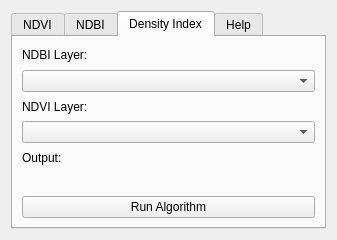
<?xml version="1.0" encoding="UTF-8"?>
<ui version="4.0">
 <class>BluitUpDensityDialogBase</class>
 <widget class="QDialog" name="BluitUpDensityDialogBase">
  <property name="geometry">
   <rect>
    <x>0</x>
    <y>0</y>
    <width>337</width>
    <height>213</height>
   </rect>
  </property>
  <property name="windowTitle">
   <string>Built-Up Density</string>
  </property>
  <layout class="QVBoxLayout" name="verticalLayout_3">
   <item>
    <widget class="QTabWidget" name="tabWidget">
     <property name="currentIndex">
      <number>2</number>
     </property>
     <widget class="QWidget" name="NDVI">
      <attribute name="title">
       <string>NDVI</string>
      </attribute>
      <layout class="QVBoxLayout" name="verticalLayout">
       <item>
        <widget class="QLabel" name="NDVILabel_input_nir">
         <property name="toolTip">
          <string>&lt;html&gt;&lt;head/&gt;&lt;body&gt;&lt;p&gt;Near Infrared Band (depending on what satellite is used)&lt;/p&gt;&lt;/body&gt;&lt;/html&gt;</string>
         </property>
         <property name="whatsThis">
          <string>&lt;html&gt;&lt;head/&gt;&lt;body&gt;&lt;p&gt;HI what&lt;br/&gt;&lt;/p&gt;&lt;/body&gt;&lt;/html&gt;</string>
         </property>
         <property name="text">
          <string>Input NIR:</string>
         </property>
         <property name="textFormat">
          <enum>Qt::AutoText</enum>
         </property>
        </widget>
       </item>
       <item>
        <widget class="QgsMapLayerComboBox" name="NDVImcb_input_NIR"/>
       </item>
       <item>
        <widget class="QLabel" name="NDVILabel_input_red">
         <property name="toolTip">
          <string>&lt;html&gt;&lt;head/&gt;&lt;body&gt;&lt;p&gt;Red Band (depending on what satellite is used)&lt;/p&gt;&lt;/body&gt;&lt;/html&gt;</string>
         </property>
         <property name="text">
          <string>Input RED:</string>
         </property>
         <property name="textFormat">
          <enum>Qt::AutoText</enum>
         </property>
        </widget>
       </item>
       <item>
        <widget class="QgsMapLayerComboBox" name="NDVImcb_input_RED"/>
       </item>
       <item>
        <widget class="QLabel" name="NDVILabel_input_vector">
         <property name="toolTip">
          <string>&lt;html&gt;&lt;head/&gt;&lt;body&gt;&lt;p&gt;you can add vector layer for cliping the raster layer, so you can work focusly on area that you want&lt;/p&gt;&lt;/body&gt;&lt;/html&gt;</string>
         </property>
         <property name="text">
          <string>Vector for Cliping Raster (optional):</string>
         </property>
        </widget>
       </item>
       <item>
        <widget class="QgsFileWidget" name="NDVIFile_vector"/>
       </item>
       <item>
        <widget class="QLabel" name="NDVILable_output">
         <property name="toolTip">
          <string>&lt;html&gt;&lt;head/&gt;&lt;body&gt;&lt;p&gt;Select directory where the output will be saved&lt;/p&gt;&lt;/body&gt;&lt;/html&gt;</string>
         </property>
         <property name="text">
          <string>Output:</string>
         </property>
        </widget>
       </item>
       <item>
        <widget class="QgsFileWidget" name="NDVIFile_output">
         <property name="storageMode">
          <enum>QgsFileWidget::SaveFile</enum>
         </property>
        </widget>
       </item>
       <item>
        <widget class="QPushButton" name="NDVIButton_run">
         <property name="text">
          <string>Run Algorithm</string>
         </property>
        </widget>
       </item>
      </layout>
     </widget>
     <widget class="QWidget" name="NDBI">
      <attribute name="title">
       <string>NDBI</string>
      </attribute>
      <layout class="QVBoxLayout" name="verticalLayout_2">
       <item>
        <widget class="QLabel" name="NDBILabel_input_nir">
         <property name="toolTip">
          <string>&lt;html&gt;&lt;head/&gt;&lt;body&gt;&lt;p&gt;Near Infrared Band (depending on what satellite is used)&lt;/p&gt;&lt;/body&gt;&lt;/html&gt;</string>
         </property>
         <property name="text">
          <string>Input NIR:</string>
         </property>
         <property name="textFormat">
          <enum>Qt::AutoText</enum>
         </property>
        </widget>
       </item>
       <item>
        <widget class="QgsMapLayerComboBox" name="NDBImcb_input_NIR"/>
       </item>
       <item>
        <widget class="QLabel" name="NDBILabel_input_swir">
         <property name="toolTip">
          <string>&lt;html&gt;&lt;head/&gt;&lt;body&gt;&lt;p&gt;Short Wavelength Infrared (depending on what satellite is used)&lt;/p&gt;&lt;/body&gt;&lt;/html&gt;</string>
         </property>
         <property name="text">
          <string>Input SWIR:</string>
         </property>
         <property name="textFormat">
          <enum>Qt::AutoText</enum>
         </property>
        </widget>
       </item>
       <item>
        <widget class="QgsMapLayerComboBox" name="NDBImcb_input_SWIR"/>
       </item>
       <item>
        <widget class="QLabel" name="NDBILabel_input_vector">
         <property name="toolTip">
          <string>&lt;html&gt;&lt;head/&gt;&lt;body&gt;&lt;p&gt;you can add vector layer for cliping the raster layer, so you can work focusly on area that you want&lt;/p&gt;&lt;/body&gt;&lt;/html&gt;</string>
         </property>
         <property name="text">
          <string>Vector for Cliping Raster (optional):</string>
         </property>
        </widget>
       </item>
       <item>
        <widget class="QgsFileWidget" name="NDBIFile_vector"/>
       </item>
       <item>
        <widget class="QLabel" name="NDBILabel_output">
         <property name="toolTip">
          <string>&lt;html&gt;&lt;head/&gt;&lt;body&gt;&lt;p&gt;Select directory where the output will be saved&lt;/p&gt;&lt;/body&gt;&lt;/html&gt;</string>
         </property>
         <property name="text">
          <string>Output:</string>
         </property>
        </widget>
       </item>
       <item>
        <widget class="QgsFileWidget" name="NDBIFile_output">
         <property name="storageMode">
          <enum>QgsFileWidget::SaveFile</enum>
         </property>
        </widget>
       </item>
       <item>
        <widget class="QPushButton" name="NDBIButton_run">
         <property name="text">
          <string>Run Algorithm</string>
         </property>
        </widget>
       </item>
      </layout>
     </widget>
     <widget class="QWidget" name="densityIndex">
      <attribute name="title">
       <string>Density Index</string>
      </attribute>
      <layout class="QVBoxLayout" name="verticalLayout_7">
       <item>
        <widget class="QLabel" name="label">
         <property name="text">
          <string>NDBI Layer:</string>
         </property>
        </widget>
       </item>
       <item>
        <widget class="QgsMapLayerComboBox" name="Densitymcb_input_NDBI"/>
       </item>
       <item>
        <widget class="QLabel" name="label_2">
         <property name="text">
          <string>NDVI Layer:</string>
         </property>
        </widget>
       </item>
       <item>
        <widget class="QgsMapLayerComboBox" name="Densitymcb_input_NDVI"/>
       </item>
       <item>
        <widget class="QLabel" name="label_3">
         <property name="text">
          <string>Output:</string>
         </property>
        </widget>
       </item>
       <item>
        <widget class="QgsFileWidget" name="DensityFile_output">
         <property name="storageMode">
          <enum>QgsFileWidget::SaveFile</enum>
         </property>
        </widget>
       </item>
       <item>
        <widget class="QPushButton" name="DensityButton_run">
         <property name="text">
          <string>Run Algorithm</string>
         </property>
        </widget>
       </item>
      </layout>
     </widget>
     <widget class="QWidget" name="Help">
      <attribute name="title">
       <string>Help</string>
      </attribute>
      <layout class="QVBoxLayout" name="verticalLayout_4">
       <item>
        <widget class="QTextBrowser" name="textBrowser">
         <property name="frameShape">
          <enum>QFrame::NoFrame</enum>
         </property>
         <property name="frameShadow">
          <enum>QFrame::Plain</enum>
         </property>
         <property name="midLineWidth">
          <number>0</number>
         </property>
         <property name="html">
          <string>&lt;!DOCTYPE HTML PUBLIC &quot;-//W3C//DTD HTML 4.0//EN&quot; &quot;http://www.w3.org/TR/REC-html40/strict.dtd&quot;&gt;
&lt;html&gt;&lt;head&gt;&lt;meta name=&quot;qrichtext&quot; content=&quot;1&quot; /&gt;&lt;style type=&quot;text/css&quot;&gt;
p, li { white-space: pre-wrap; }
&lt;/style&gt;&lt;/head&gt;&lt;body style=&quot; font-family:'MS Shell Dlg 2'; font-size:8pt; font-weight:400; font-style:normal;&quot;&gt;
&lt;p style=&quot; margin-top:0px; margin-bottom:0px; margin-left:0px; margin-right:0px; -qt-block-indent:0; text-indent:0px;&quot;&gt;&lt;span style=&quot; font-weight:600;&quot;&gt;How to use plugin:&lt;/span&gt;&lt;/p&gt;
&lt;p style=&quot; margin-top:0px; margin-bottom:0px; margin-left:0px; margin-right:0px; -qt-block-indent:0; text-indent:0px;&quot;&gt;1. Input your required raster band depends on what satellite you use&lt;/p&gt;
&lt;p style=&quot; margin-top:0px; margin-bottom:0px; margin-left:0px; margin-right:0px; -qt-block-indent:0; text-indent:0px;&quot;&gt;2. Input your second required raster band depends on what satellite you use&lt;/p&gt;
&lt;p style=&quot; margin-top:0px; margin-bottom:0px; margin-left:0px; margin-right:0px; -qt-block-indent:0; text-indent:0px;&quot;&gt;3. Input your vector layer for cliping the raster data if necessary (make sure your .shp file has same Coordinate Reference System)&lt;/p&gt;
&lt;p style=&quot; margin-top:0px; margin-bottom:0px; margin-left:0px; margin-right:0px; -qt-block-indent:0; text-indent:0px;&quot;&gt;4. Select your location to save the output&lt;/p&gt;
&lt;p style=&quot; margin-top:0px; margin-bottom:0px; margin-left:0px; margin-right:0px; -qt-block-indent:0; text-indent:0px;&quot;&gt;5. Run Algorithm&lt;/p&gt;
&lt;p style=&quot; margin-top:0px; margin-bottom:0px; margin-left:0px; margin-right:0px; -qt-block-indent:0; text-indent:0px;&quot;&gt;	&lt;/p&gt;&lt;/body&gt;&lt;/html&gt;</string>
         </property>
        </widget>
       </item>
      </layout>
     </widget>
    </widget>
   </item>
  </layout>
 </widget>
 <customwidgets>
  <customwidget>
   <class>QgsFileWidget</class>
   <extends>QWidget</extends>
   <header>qgsfilewidget.h</header>
  </customwidget>
  <customwidget>
   <class>QgsMapLayerComboBox</class>
   <extends>QComboBox</extends>
   <header>qgsmaplayercombobox.h</header>
  </customwidget>
 </customwidgets>
 <resources/>
 <connections>
  <connection>
   <sender>NDBIButton_run</sender>
   <signal>clicked()</signal>
   <receiver>BluitUpDensityDialogBase</receiver>
   <slot>accept()</slot>
   <hints>
    <hint type="sourcelabel">
     <x>167</x>
     <y>188</y>
    </hint>
    <hint type="destinationlabel">
     <x>168</x>
     <y>106</y>
    </hint>
   </hints>
  </connection>
  <connection>
   <sender>NDVIButton_run</sender>
   <signal>clicked()</signal>
   <receiver>BluitUpDensityDialogBase</receiver>
   <slot>accept()</slot>
   <hints>
    <hint type="sourcelabel">
     <x>167</x>
     <y>188</y>
    </hint>
    <hint type="destinationlabel">
     <x>168</x>
     <y>106</y>
    </hint>
   </hints>
  </connection>
  <connection>
   <sender>DensityButton_run</sender>
   <signal>clicked()</signal>
   <receiver>BluitUpDensityDialogBase</receiver>
   <slot>accept()</slot>
   <hints>
    <hint type="sourcelabel">
     <x>167</x>
     <y>188</y>
    </hint>
    <hint type="destinationlabel">
     <x>168</x>
     <y>106</y>
    </hint>
   </hints>
  </connection>
 </connections>
</ui>
